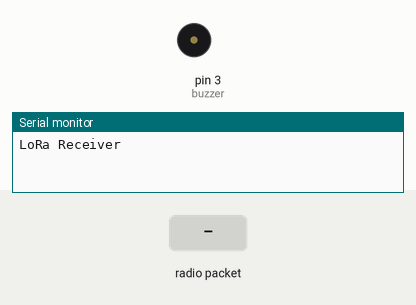
Bench run of a sketch on a simulated Arduino Uno, built with avr-gcc and run on an emulated ATmega328P. Parts: buzzer (waves = sounding, pin HIGH), the last lines printed to the serial monitor. Inputs (shaded band) come from the test bench. No radio packets arrive unless stated.

Above: at 1.2 s.
1.3 s: radio packet "1" arrives
At 2.1 s:
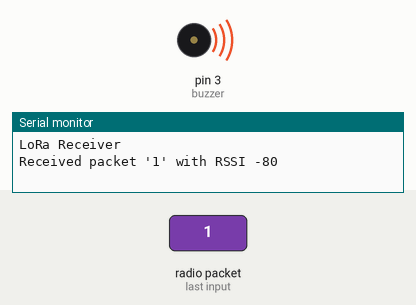
Timing chart, 0 to 7.8 s (numbered marks = the images above; inputs shaded):
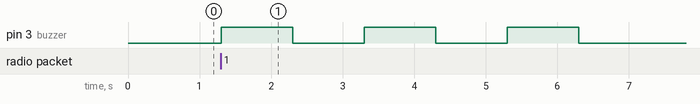

Measured:
- after the input at 1.3 s, pin 3 (buzzer): alternates HIGH for 1.0 s and LOW for 1.0 s, 6 changes in all, then stays LOW, starting at once

The sketch:

LoRaReceiver_ok.ino
```cpp
#include <SPI.h>
#include <LoRa.h>
int buzzer = 3;
bool a = 0;

void setup() {
  Serial.begin(9600);
  pinMode(buzzer, OUTPUT);
  while (!Serial)
    ;

  Serial.println("LoRa Receiver");

  if (!LoRa.begin(525E6)) {
    Serial.println("Starting LoRa failed!");
    while (1)
      ;
  }
}

void loop() {
  // try to parse packet
  int packetSize = LoRa.parsePacket();
  if (packetSize) {
    // received a packet
    Serial.print("Received packet '");

    // read packet
    while (LoRa.available()) {
      char c = (char)LoRa.read();
      if (c != '\r') {
        Serial.print(c);
      }
      a = 1;
    }
    // print RSSI of packet
    Serial.print("' with RSSI ");
    Serial.println(LoRa.packetRssi());
  }
  if (a) {
    digitalWrite(buzzer, HIGH);
    delay(1000);
    digitalWrite(buzzer, LOW);
    delay(1000);
    digitalWrite(buzzer, HIGH);
    delay(1000);
    digitalWrite(buzzer, LOW);
    delay(1000);
    digitalWrite(buzzer, HIGH);
    delay(1000);
    digitalWrite(buzzer, LOW);
    delay(1000);
    a = 0;
  }
}
```
